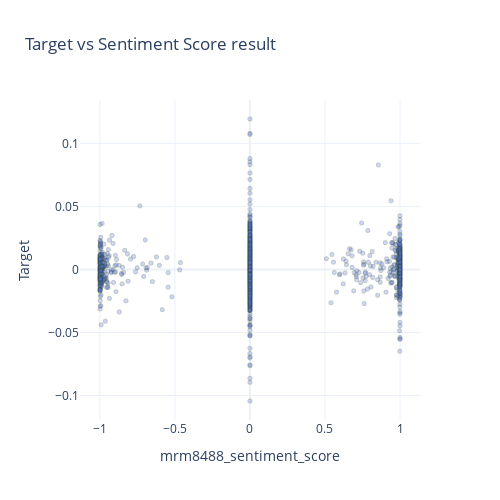

Here is the notebook cell this chart was saved with:
### Markdown cell above
# Plot Result Comparison #

### Code cell
fig = px.scatter(data_frame=msft_news,
                 x='mrm8488_sentiment_score', y='Target', template='plotly_white',
                 width=500,height=500, title='Target vs Sentiment Score result')

fig.update_traces(marker=dict(size=4,
                              line=dict(width=1,
                                        color='DarkSlateGrey')),
                  opacity=0.3,
                  selector=dict(mode='markers'))

fig.show()

### Figure 1 — Plotly figure (JSON) as saved in the notebook; plotly's stock layout.template omitted (floating-point values rounded to 4 significant figures; data arrays with more than 128 entries replaced by an {"elided": "..."} marker saying what was removed)
{"data": [{"hovertemplate": "mrm8488_sentiment_score=%{x}<br>Target=%{y}<extra></extra>", "legendgroup": "", "marker": {"color": "#636efa", "symbol": "circle", "line": {"color": "DarkSlateGrey", "width": 1}, "size": 4}, "mode": "markers", "name": "", "showlegend": false, "x": {"elided": "2496 float values"}, "xaxis": "x", "y": {"elided": "2496 float values"}, "yaxis": "y", "type": "scattergl", "opacity": 0.3}], "layout": {"xaxis": {"anchor": "y", "domain": [0.0, 1.0], "title": {"text": "mrm8488_sentiment_score"}}, "yaxis": {"anchor": "x", "domain": [0.0, 1.0], "title": {"text": "Target"}}, "legend": {"tracegroupgap": 0}, "title": {"text": "Target vs Sentiment Score result"}, "height": 500, "width": 500}}
